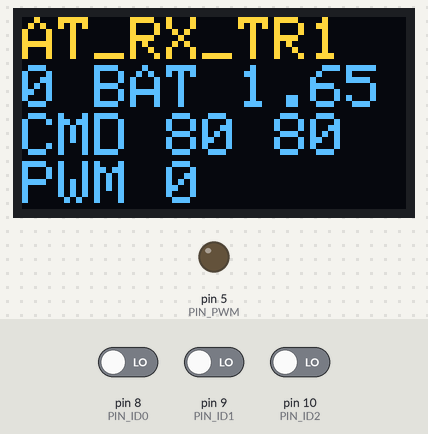
Simulated run of this sketch. Board: Arduino Uno, built with avr-gcc and run on an emulated ATmega328P. Shown: 128×64 one-colour display, output pins drawn as LEDs (lit = HIGH). The inputs (shaded band) are chosen by the test bench; at power-on: pin 8 (PIN_ID0) LOW, pin 9 (PIN_ID1) LOW, pin 10 (PIN_ID2) LOW. The OLED is the two-colour kind (top 16 rows yellow).

Above: at 0.1 s.

The sketch:

AT_RX_TR1.ino
```cpp
#include <Wire.h>
#include <Adafruit_SSD1306.h>

Adafruit_SSD1306 display(128, 64, &Wire, -1);
String displayBuffer[4];
void updateDisplay() {
  display.clearDisplay();
  display.setTextSize(2);
  display.setTextColor(SSD1306_WHITE);
  display.setCursor(0, 0);
  for (int i = 0; i < 4; i++) {
    display.println(displayBuffer[i]);
  }
  display.display();
}

// 以下、このスケッチ固有の記述

const int PIN_ID0 = 8;
const int PIN_ID1 = 9;
const int PIN_ID2 = 10;
const int PIN_PWM = 5;
const int PIN_ADC = A3;

int myId; // 0..7 (~PIN_ID2,~PIN_ID1,~PIN_ID0)
const byte SYNC = 0x55;
int sync = 0;
byte b0; // 1バイト目
float reference = 1.5; // 1.5V時と同じ速度になるようにPWMを補正する

void process(byte b0, byte b1);

void setup() {
  Serial.begin(1200);

  pinMode(PIN_ID0, INPUT_PULLUP);
  pinMode(PIN_ID1, INPUT_PULLUP);
  pinMode(PIN_ID2, INPUT_PULLUP);
  myId = 7;
  myId -= digitalRead(PIN_ID0);
  myId -= digitalRead(PIN_ID1) << 1;
  myId -= digitalRead(PIN_ID2) << 2;
  pinMode(PIN_ID0, INPUT);
  pinMode(PIN_ID1, INPUT);
  pinMode(PIN_ID2, INPUT);

  display.begin(SSD1306_SWITCHCAPVCC, 0x3C);
  displayBuffer[0] = "AT_RX_TR1";
  updateDisplay();

  TCCR0B = TCCR0B & B11111000 | B00000001; // D5, D6: 62500Hz
  pinMode(PIN_PWM, OUTPUT);
  process(0x80 + myId, 0x80);
}

void loop() {
  if (Serial.available() > 0) {
    int b = Serial.read();
    if (sync > 0) {
      sync--;
      if (sync > 0) {
        b0 = b;
      } else {
        process(b0, b);
      }
    } else {
      if (b == SYNC) {
        sync = 2;
      }
    }
  }
}

void process(byte b0, byte b1) {
  int id = b0 & 0x3f;
  int pct = b1 & 0x7f;
  String s = "CMD ";
  if (b0 < 0x10) {
    s += "0";
  }
  s += String(b0, HEX);
  s += " ";
  if (b1 < 0x10) {
    s += "0";
  }
  s += String(b1, HEX);
  displayBuffer[2] = s;

  if (id != myId) {
    updateDisplay();
    return;
  }

  float battery = (analogRead(PIN_ADC) * 3.3) / 1024;
  int pwm = 0;
  if (pct > 0) {
    pwm = round((((pct / 100.0) * 255.0) * reference) / battery);
    if (pwm > 255) {
      pwm = 255;
    }
  }
  analogWrite(PIN_PWM, pwm);

  displayBuffer[1] = String(myId) + " BAT " + String(battery);
  displayBuffer[3] = "PWM " + String(pwm);
  updateDisplay();
}
```
